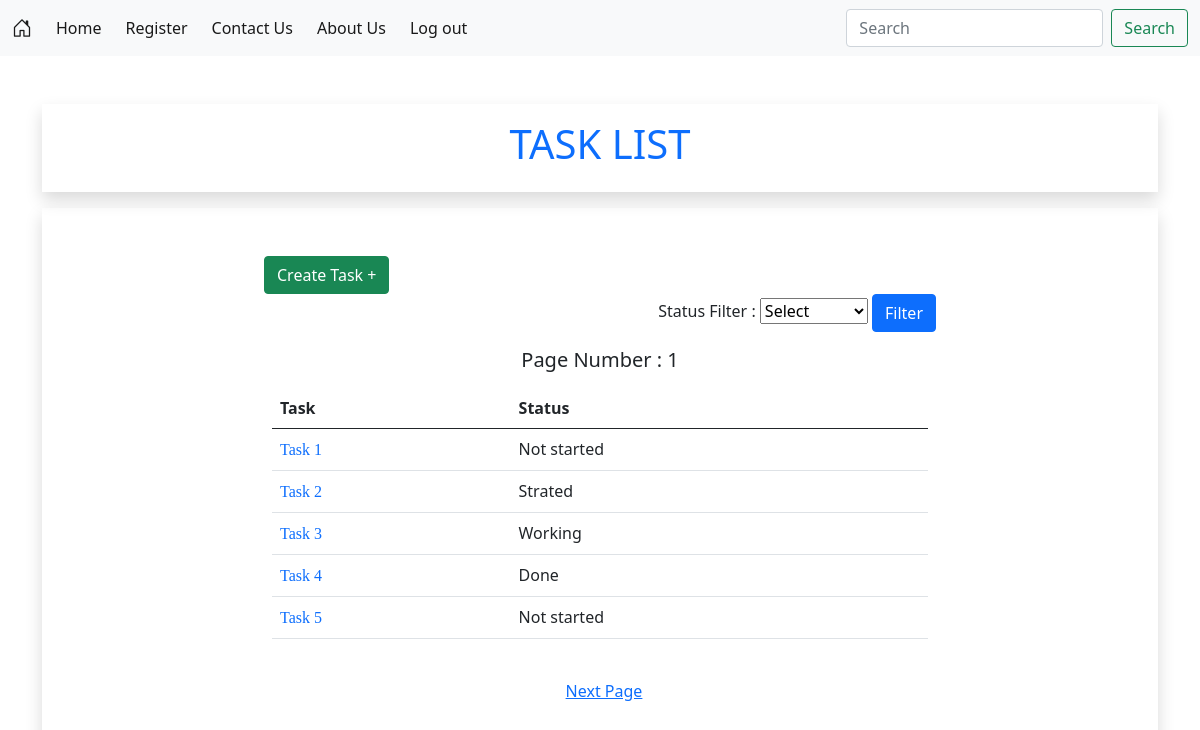
The page /user_task_list (signed in) on the database as committed earlier.
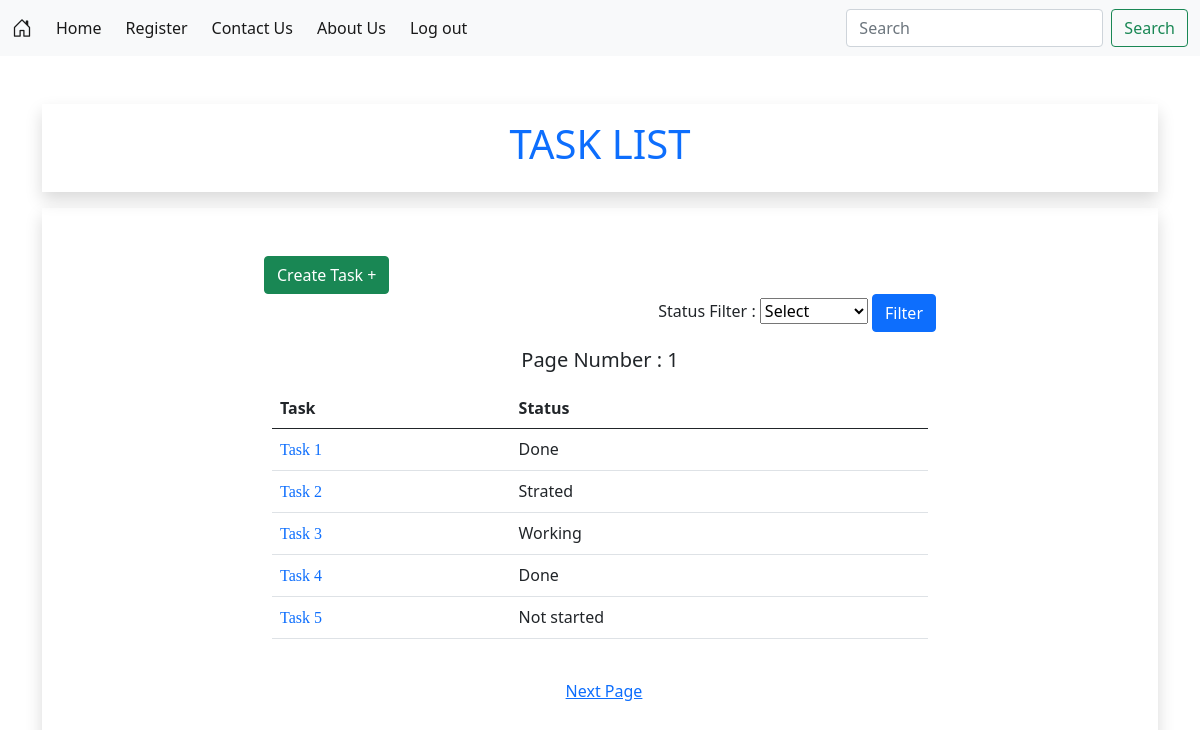
The same page on the database as committed later.
### task_manager_app/models.py (models this page shows, shortened)
class TaskModel(models.Model):
    class StatusChoices(models.IntegerChoices):
        Not_started = 0,"Not started"
        Started = 1 ,"Strated"
        Working = 2 ,"Working"
        Done = 3,"Done"
    task_name = models.CharField(max_length=100)
    status = models.IntegerField(choices = StatusChoices.choices)
    owner = models.ForeignKey(User,on_delete=models.CASCADE)
    created_at = models.DateTimeField(auto_now_add=True,blank=True)
    updated_at = models.DateTimeField(auto_now_add=False,auto_now=True)

### task_manager_app/views.py (the view)
# urls.py: path("user_task_list",views.user_task_list,name='user_task_list'),
@login_required(login_url='http://127.0.0.1:8000/log_in')
def user_task_list(request,*args,**kwargs):
    if request.method == "GET":
        if request.user.is_authenticated:
            data = TaskModel.objects.filter(owner_id=request.user.id)
            status = request.GET.get('status')
            print(status)
            if status :
                if status != 'None':
                    data = data.filter(status=status)
            task_paginator = Paginator(data,5)
            page_no = request.GET.get('page_no',1)
            data = task_paginator.get_page(page_no)
            task = TaskModel(request).StatusChoices
            return render(request, 'user_task_list.html', {'data': data,'status_choice':task,'status':status})
        messages.warning(request, "No Permission Login First !!!")
        return redirect('log_in')

### task_manager_app/templates/user_task_list.html (shortened to what this page needs)
{% extends 'base.html' %}
{% block body %}
<div class="container">
    <div class="container text-center text-primary mb-3 mt-5 shadow p-3">
        <h1> TASK LIST </h1>
    </div>
    <div class="shadow p-5">
        <div class="row">
            <div class="col-2">
            </div>
            <div class="col-8">
                <div>
                    <div>
                        <div style="display: inline;">
                            <a class="btn btn-success" href="{% url 'create_task' %}">Create Task + </a>
                        </div>
                        <div style="display: inline; text-align: end;">
                            <form action="{% url 'user_task_list' %}?status='{{status}}'" method="get">
                            <label for="status">Status Filter : </label>
                            <select name="status" id="status">Status
                                <option value="">Select</option>
                            </select>
                            <button class="btn btn-primary" type="submit">Filter</button>
                        </form>
                        </div>
                    </div>
                    <div class="mb-3  p-2">
                        <table class="table">
                            <thead>
                                <tr>
                                    <th scope="col">Task</th>
                                    <th scope="col">Status</th>
                                </tr>
                            </thead>
                            <tbody>
                                <div class="text-center p-2"><h5>Page Number : {{data.number}}</h5></div>
                                {% for d in data %}
                                <tr>
                                    <td><a style="font-family: cursive;" class="text-decoration-none"
                                            href="{% url 'task_details' d.id %}">{{d.task_name}}</a></td>
                                    <td>{{d.get_status_display}}</td>
                                </tr>
                                {% endfor %}
                            </tbody>
                        </table>
                    </div>
                </div>
            </div>
            <div class="text-center">
                <span class="m-1">
                    {% if data.has_next %}
                    <a href="{% url 'user_task_list' %}?page_no={{data.next_page_number}}&status={{status}}">Next Page</a>
                    {% endif %}
                </span>
            </div>
        </div>
    </div>
</div>
{% endblock body %}

Rows that differ between the two databases and show on the page:
changed TaskModel "Task 1": status "Not started" → "Done"
